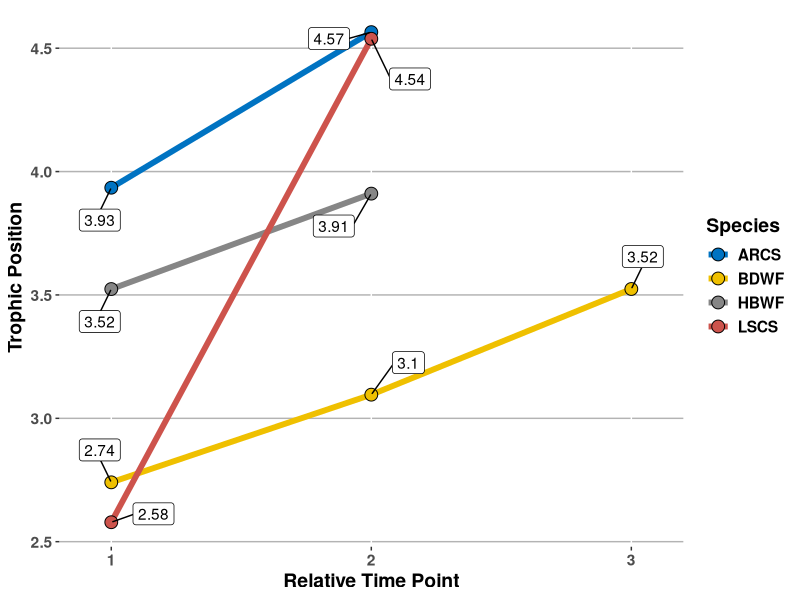
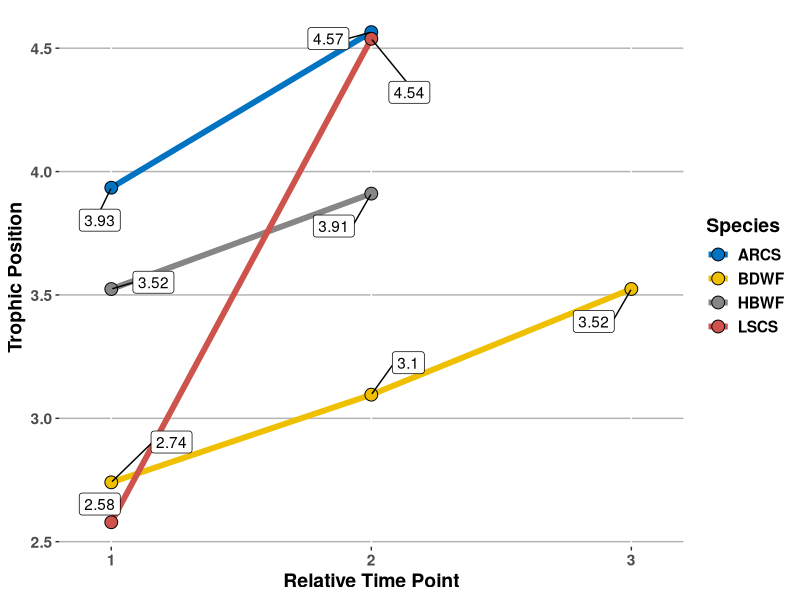

Write the R code that produced these figures, in order.
# =====================================================================
# Nitrogen amino acid compound-specific SIA from eye lenses
# Jonah Bacon
# 12 October 2022
# =====================================================================


# Load libraries ----------------------------------------------------------

library(tidyverse)
library(ggsci)
library(ggrepel)

# Load data ---------------------------------------------------------------

csia.dat <- read.csv("data/CSIA_data_1.csv", header = TRUE, skip = 1)

temp.dat1 <- filter(csia.dat, CSIA_ID != is.na(CSIA_ID))

temp.dat2 <- temp.dat1 %>% 
  group_by(CSIA_ID, Sample_ID) %>% 
  summarise(Species = unique(Species), ID = unique(ID), spp_ID = unique(spp_ID), Layer = unique(Layer), Sample_wt_mg = unique(Sample_wt_mg),
            Ala = mean(Ala, na.rm = T), Gly = mean(Gly, na.rm = T), Val = mean(Val, na.rm = T), Leu = mean(Leu, na.rm = T), iLeu = mean(iLeu, na.rm = T),
            nLeu = mean(nLeu, na.rm = T), Thr = mean(Thr, na.rm = T), Ser = mean(Ser, na.rm = T), Asp = mean(Asp, na.rm = T), Pro = mean(Pro, na.rm = T),
            Glu = mean(Glu, na.rm = T), Met = mean(Met, na.rm = T), Phe = mean(Phe, na.rm = T), Caf = mean(Caf, na.rm = T), Lys = mean(Lys, na.rm = T))

weighted.means <- temp.dat1 %>% 
  group_by(CSIA_ID, Sample_ID) %>% 
  summarise(Species = unique(Species), ID = unique(ID), spp_ID = unique(spp_ID), Layer = unique(Layer), Sample_wt_mg = unique(Sample_wt_mg),
            del.15N.Gly = sum(mean(Gly, na.rm = T)/sd(Gly, na.rm = T)) / sum(1/sd(Gly, na.rm = T)), 
            del.15N.Phe = sum(mean(Phe, na.rm = T)/sd(Phe, na.rm = T)) / sum(1/sd(Phe, na.rm = T)), 
            del.15N.Lys = sum(mean(Lys, na.rm = T)/sd(Lys, na.rm = T)) / sum(1/sd(Lys, na.rm = T)),
            del.15N.Ala = sum(mean(Ala, na.rm = T)/sd(Ala, na.rm = T)) / sum(1/sd(Ala, na.rm = T)), 
            del.15N.Leu = sum(mean(Leu, na.rm = T)/sd(Leu, na.rm = T)) / sum(1/sd(Leu, na.rm = T)), 
            del.15N.Glu = sum(mean(Glu, na.rm = T)/sd(Glu, na.rm = T)) / sum(1/sd(Glu, na.rm = T)))

beta = 3.6
TEF = 5.7

ARCS.weighted.means <- temp.dat1 %>% 
  filter(Species == "ARCS") %>% 
  group_by(CSIA_ID, Sample_ID) %>% 
  summarise(Species = unique(Species), ID = unique(ID), spp_ID = unique(spp_ID), Layer = unique(Layer), Sample_wt_mg = unique(Sample_wt_mg),
            source.nom = sum(mean(Gly, na.rm = T)/sd(Gly, na.rm = T), mean(Phe, na.rm = T)/sd(Phe, na.rm = T), mean(Lys, na.rm = T)/sd(Lys, na.rm = T)),
            trophic.nom = sum(mean(Ala, na.rm = T)/sd(Ala, na.rm = T), mean(Leu, na.rm = T)/sd(Leu, na.rm = T), mean(Glu, na.rm = T)/sd(Glu, na.rm = T)),
            source.denom = sum(1/sd(Gly, na.rm = T), 1/sd(Phe, na.rm = T), 1/sd(Lys, na.rm = T)),
            trophic.denom = sum(1/sd(Ala, na.rm = T), 1/sd(Leu, na.rm = T), 1/sd(Glu, na.rm = T)),
            source = source.nom/source.denom,
            trophic = trophic.nom/trophic.denom,
            TP = ((trophic - source - beta)/TEF) + 1)

BDWF.weighted.means <- temp.dat1 %>% 
  filter(Species == "BDWF") %>% 
  group_by(CSIA_ID, Sample_ID) %>% 
  summarise(Species = unique(Species), ID = unique(ID), spp_ID = unique(spp_ID), Layer = unique(Layer), Sample_wt_mg = unique(Sample_wt_mg),
            source.nom = sum(mean(Gly, na.rm = T)/sd(Gly, na.rm = T), mean(Phe, na.rm = T)/sd(Phe, na.rm = T), mean(Lys, na.rm = T)/sd(Lys, na.rm = T)),
            trophic.nom = sum(mean(Ala, na.rm = T)/sd(Ala, na.rm = T), mean(Leu, na.rm = T)/sd(Leu, na.rm = T), mean(Glu, na.rm = T)/sd(Glu, na.rm = T)),
            source.denom = sum(1/sd(Gly, na.rm = T), 1/sd(Phe, na.rm = T), 1/sd(Lys, na.rm = T)),
            trophic.denom = sum(1/sd(Ala, na.rm = T), 1/sd(Leu, na.rm = T), 1/sd(Glu, na.rm = T)),
            source = source.nom/source.denom,
            trophic = trophic.nom/trophic.denom,
            TP = ((trophic - source - beta)/TEF) + 1)

LSCS.weighted.means <- temp.dat1 %>% 
  filter(Species == "LSCS") %>% 
  group_by(CSIA_ID, Sample_ID) %>% 
  summarise(Species = unique(Species), ID = unique(ID), spp_ID = unique(spp_ID), Layer = unique(Layer), Sample_wt_mg = unique(Sample_wt_mg),
            source.nom = sum(mean(Phe, na.rm = T)/sd(Phe, na.rm = T), mean(Lys, na.rm = T)/sd(Lys, na.rm = T)),
            trophic.nom = sum(mean(Ala, na.rm = T)/sd(Ala, na.rm = T), mean(Leu, na.rm = T)/sd(Leu, na.rm = T), mean(Glu, na.rm = T)/sd(Glu, na.rm = T)),
            source.denom = sum(1/sd(Phe, na.rm = T), 1/sd(Lys, na.rm = T)),
            trophic.denom = sum(1/sd(Ala, na.rm = T), 1/sd(Leu, na.rm = T), 1/sd(Glu, na.rm = T)),
            source = source.nom/source.denom,
            trophic = trophic.nom/trophic.denom,
            TP = ((trophic - source - beta)/TEF) + 1)

HBWF1.weighted.means <- temp.dat1 %>% 
  filter(Species == "HBWF" & CSIA_ID == 8) %>% 
  group_by(CSIA_ID, Sample_ID) %>% 
  summarise(Species = unique(Species), ID = unique(ID), spp_ID = unique(spp_ID), Layer = unique(Layer), Sample_wt_mg = unique(Sample_wt_mg),
            source.nom = sum(mean(Gly, na.rm = T)/sd(Gly, na.rm = T), mean(Phe, na.rm = T)/sd(Phe, na.rm = T), mean(Lys, na.rm = T)/sd(Lys, na.rm = T)),
            trophic.nom = sum(mean(Ala, na.rm = T)/sd(Ala, na.rm = T), mean(Leu, na.rm = T)/sd(Leu, na.rm = T), mean(Glu, na.rm = T)/sd(Glu, na.rm = T)),
            source.denom = sum(1/sd(Gly, na.rm = T), 1/sd(Phe, na.rm = T), 1/sd(Lys, na.rm = T)),
            trophic.denom = sum(1/sd(Ala, na.rm = T), 1/sd(Leu, na.rm = T), 1/sd(Glu, na.rm = T)),
            source = source.nom/source.denom,
            trophic = trophic.nom/trophic.denom,
            TP = ((trophic - source - beta)/TEF) + 1)

HBWF2.weighted.means <- temp.dat1 %>% 
  filter(Species == "HBWF" & CSIA_ID == 10) %>% 
  group_by(CSIA_ID, Sample_ID) %>% 
  summarise(Species = unique(Species), ID = unique(ID), spp_ID = unique(spp_ID), Layer = unique(Layer), Sample_wt_mg = unique(Sample_wt_mg),
            source.nom = sum(mean(Phe, na.rm = T)/sd(Phe, na.rm = T), mean(Lys, na.rm = T)/sd(Lys, na.rm = T)),
            trophic.nom = sum(mean(Leu, na.rm = T)/sd(Leu, na.rm = T), mean(Glu, na.rm = T)/sd(Glu, na.rm = T)),
            source.denom = sum(1/sd(Phe, na.rm = T), 1/sd(Lys, na.rm = T)),
            trophic.denom = sum(1/sd(Leu, na.rm = T), 1/sd(Glu, na.rm = T)),
            source = source.nom/source.denom,
            trophic = trophic.nom/trophic.denom,
            TP = ((trophic - source - beta)/TEF) + 1)


combined.csia.weighted.means.df <- rbind(
  ARCS.weighted.means,
  LSCS.weighted.means,
  BDWF.weighted.means,
  HBWF1.weighted.means,
  HBWF2.weighted.means
)
combined.csia.weighted.means.df$tempvar <- c(2,1,2,1,3,1,2,2,1)

ggplot(combined.csia.weighted.means.df, aes(x = tempvar, y = TP, color = Species, fill = Species, label = round(TP,2))) +
  scale_color_jco() +
  scale_fill_jco() +
  geom_line(lwd = 2) +
  geom_point(pch = 21, size = 4, color = "black") +
  geom_label_repel(fill = "white", color = "black", box.padding = 1) +
  xlab("Relative Time Point") +
  ylab("Trophic Position") +
  scale_x_continuous(limits = c(0.8,3.2), breaks = seq(1,3,1), expand = c(0,0)) +
  theme(
    panel.background = element_blank(),
    panel.grid.major.y = element_line(color = "gray70"),
    legend.key = element_blank(),
    text = element_text(size = 14, face = "bold")
  )
ggsave(file = "figures/CSIA_TP.png", width = 7.5, height = 10, units = "in", dpi = 600)
